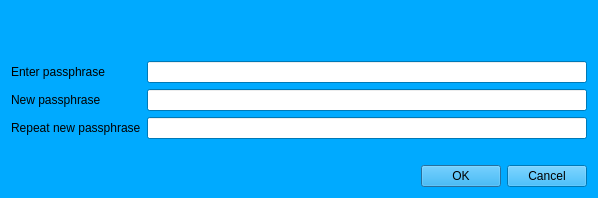
<?xml version="1.0" encoding="UTF-8"?>
<ui version="4.0">
 <class>AskPassphraseDialog</class>
 <widget class="QDialog" name="AskPassphraseDialog">
  <property name="geometry">
   <rect>
    <x>0</x>
    <y>0</y>
    <width>598</width>
    <height>198</height>
   </rect>
  </property>
  <property name="sizePolicy">
   <sizepolicy hsizetype="Preferred" vsizetype="Minimum">
    <horstretch>0</horstretch>
    <verstretch>0</verstretch>
   </sizepolicy>
  </property>
  <property name="minimumSize">
   <size>
    <width>550</width>
    <height>0</height>
   </size>
  </property>
  <property name="palette">
   <palette>
    <active>
     <colorrole role="WindowText">
      <brush brushstyle="SolidPattern">
       <color alpha="255">
        <red>0</red>
        <green>0</green>
        <blue>0</blue>
       </color>
      </brush>
     </colorrole>
     <colorrole role="Button">
      <brush brushstyle="SolidPattern">
       <color alpha="255">
        <red>0</red>
        <green>170</green>
        <blue>255</blue>
       </color>
      </brush>
     </colorrole>
     <colorrole role="Light">
      <brush brushstyle="SolidPattern">
       <color alpha="255">
        <red>127</red>
        <green>213</green>
        <blue>255</blue>
       </color>
      </brush>
     </colorrole>
     <colorrole role="Midlight">
      <brush brushstyle="SolidPattern">
       <color alpha="255">
        <red>63</red>
        <green>191</green>
        <blue>255</blue>
       </color>
      </brush>
     </colorrole>
     <colorrole role="Dark">
      <brush brushstyle="SolidPattern">
       <color alpha="255">
        <red>0</red>
        <green>85</green>
        <blue>127</blue>
       </color>
      </brush>
     </colorrole>
     <colorrole role="Mid">
      <brush brushstyle="SolidPattern">
       <color alpha="255">
        <red>0</red>
        <green>113</green>
        <blue>170</blue>
       </color>
      </brush>
     </colorrole>
     <colorrole role="Text">
      <brush brushstyle="SolidPattern">
       <color alpha="255">
        <red>0</red>
        <green>0</green>
        <blue>0</blue>
       </color>
      </brush>
     </colorrole>
     <colorrole role="BrightText">
      <brush brushstyle="SolidPattern">
       <color alpha="255">
        <red>255</red>
        <green>255</green>
        <blue>255</blue>
       </color>
      </brush>
     </colorrole>
     <colorrole role="ButtonText">
      <brush brushstyle="SolidPattern">
       <color alpha="255">
        <red>0</red>
        <green>0</green>
        <blue>0</blue>
       </color>
      </brush>
     </colorrole>
     <colorrole role="Base">
      <brush brushstyle="SolidPattern">
       <color alpha="255">
        <red>255</red>
        <green>255</green>
        <blue>255</blue>
       </color>
      </brush>
     </colorrole>
     <colorrole role="Window">
      <brush brushstyle="SolidPattern">
       <color alpha="255">
        <red>0</red>
        <green>170</green>
        <blue>255</blue>
       </color>
      </brush>
     </colorrole>
     <colorrole role="Shadow">
      <brush brushstyle="SolidPattern">
       <color alpha="255">
        <red>0</red>
        <green>0</green>
        <blue>0</blue>
       </color>
      </brush>
     </colorrole>
     <colorrole role="AlternateBase">
      <brush brushstyle="SolidPattern">
       <color alpha="255">
        <red>127</red>
        <green>212</green>
        <blue>255</blue>
       </color>
      </brush>
     </colorrole>
     <colorrole role="ToolTipBase">
      <brush brushstyle="SolidPattern">
       <color alpha="255">
        <red>255</red>
        <green>255</green>
        <blue>220</blue>
       </color>
      </brush>
     </colorrole>
     <colorrole role="ToolTipText">
      <brush brushstyle="SolidPattern">
       <color alpha="255">
        <red>0</red>
        <green>0</green>
        <blue>0</blue>
       </color>
      </brush>
     </colorrole>
    </active>
    <inactive>
     <colorrole role="WindowText">
      <brush brushstyle="SolidPattern">
       <color alpha="255">
        <red>0</red>
        <green>0</green>
        <blue>0</blue>
       </color>
      </brush>
     </colorrole>
     <colorrole role="Button">
      <brush brushstyle="SolidPattern">
       <color alpha="255">
        <red>0</red>
        <green>170</green>
        <blue>255</blue>
       </color>
      </brush>
     </colorrole>
     <colorrole role="Light">
      <brush brushstyle="SolidPattern">
       <color alpha="255">
        <red>127</red>
        <green>213</green>
        <blue>255</blue>
       </color>
      </brush>
     </colorrole>
     <colorrole role="Midlight">
      <brush brushstyle="SolidPattern">
       <color alpha="255">
        <red>63</red>
        <green>191</green>
        <blue>255</blue>
       </color>
      </brush>
     </colorrole>
     <colorrole role="Dark">
      <brush brushstyle="SolidPattern">
       <color alpha="255">
        <red>0</red>
        <green>85</green>
        <blue>127</blue>
       </color>
      </brush>
     </colorrole>
     <colorrole role="Mid">
      <brush brushstyle="SolidPattern">
       <color alpha="255">
        <red>0</red>
        <green>113</green>
        <blue>170</blue>
       </color>
      </brush>
     </colorrole>
     <colorrole role="Text">
      <brush brushstyle="SolidPattern">
       <color alpha="255">
        <red>0</red>
        <green>0</green>
        <blue>0</blue>
       </color>
      </brush>
     </colorrole>
     <colorrole role="BrightText">
      <brush brushstyle="SolidPattern">
       <color alpha="255">
        <red>255</red>
        <green>255</green>
        <blue>255</blue>
       </color>
      </brush>
     </colorrole>
     <colorrole role="ButtonText">
      <brush brushstyle="SolidPattern">
       <color alpha="255">
        <red>0</red>
        <green>0</green>
        <blue>0</blue>
       </color>
      </brush>
     </colorrole>
     <colorrole role="Base">
      <brush brushstyle="SolidPattern">
       <color alpha="255">
        <red>255</red>
        <green>255</green>
        <blue>255</blue>
       </color>
      </brush>
     </colorrole>
     <colorrole role="Window">
      <brush brushstyle="SolidPattern">
       <color alpha="255">
        <red>0</red>
        <green>170</green>
        <blue>255</blue>
       </color>
      </brush>
     </colorrole>
     <colorrole role="Shadow">
      <brush brushstyle="SolidPattern">
       <color alpha="255">
        <red>0</red>
        <green>0</green>
        <blue>0</blue>
       </color>
      </brush>
     </colorrole>
     <colorrole role="AlternateBase">
      <brush brushstyle="SolidPattern">
       <color alpha="255">
        <red>127</red>
        <green>212</green>
        <blue>255</blue>
       </color>
      </brush>
     </colorrole>
     <colorrole role="ToolTipBase">
      <brush brushstyle="SolidPattern">
       <color alpha="255">
        <red>255</red>
        <green>255</green>
        <blue>220</blue>
       </color>
      </brush>
     </colorrole>
     <colorrole role="ToolTipText">
      <brush brushstyle="SolidPattern">
       <color alpha="255">
        <red>0</red>
        <green>0</green>
        <blue>0</blue>
       </color>
      </brush>
     </colorrole>
    </inactive>
    <disabled>
     <colorrole role="WindowText">
      <brush brushstyle="SolidPattern">
       <color alpha="255">
        <red>0</red>
        <green>85</green>
        <blue>127</blue>
       </color>
      </brush>
     </colorrole>
     <colorrole role="Button">
      <brush brushstyle="SolidPattern">
       <color alpha="255">
        <red>0</red>
        <green>170</green>
        <blue>255</blue>
       </color>
      </brush>
     </colorrole>
     <colorrole role="Light">
      <brush brushstyle="SolidPattern">
       <color alpha="255">
        <red>127</red>
        <green>213</green>
        <blue>255</blue>
       </color>
      </brush>
     </colorrole>
     <colorrole role="Midlight">
      <brush brushstyle="SolidPattern">
       <color alpha="255">
        <red>63</red>
        <green>191</green>
        <blue>255</blue>
       </color>
      </brush>
     </colorrole>
     <colorrole role="Dark">
      <brush brushstyle="SolidPattern">
       <color alpha="255">
        <red>0</red>
        <green>85</green>
        <blue>127</blue>
       </color>
      </brush>
     </colorrole>
     <colorrole role="Mid">
      <brush brushstyle="SolidPattern">
       <color alpha="255">
        <red>0</red>
        <green>113</green>
        <blue>170</blue>
       </color>
      </brush>
     </colorrole>
     <colorrole role="Text">
      <brush brushstyle="SolidPattern">
       <color alpha="255">
        <red>0</red>
        <green>85</green>
        <blue>127</blue>
       </color>
      </brush>
     </colorrole>
     <colorrole role="BrightText">
      <brush brushstyle="SolidPattern">
       <color alpha="255">
        <red>255</red>
        <green>255</green>
        <blue>255</blue>
       </color>
      </brush>
     </colorrole>
     <colorrole role="ButtonText">
      <brush brushstyle="SolidPattern">
       <color alpha="255">
        <red>0</red>
        <green>85</green>
        <blue>127</blue>
       </color>
      </brush>
     </colorrole>
     <colorrole role="Base">
      <brush brushstyle="SolidPattern">
       <color alpha="255">
        <red>0</red>
        <green>170</green>
        <blue>255</blue>
       </color>
      </brush>
     </colorrole>
     <colorrole role="Window">
      <brush brushstyle="SolidPattern">
       <color alpha="255">
        <red>0</red>
        <green>170</green>
        <blue>255</blue>
       </color>
      </brush>
     </colorrole>
     <colorrole role="Shadow">
      <brush brushstyle="SolidPattern">
       <color alpha="255">
        <red>0</red>
        <green>0</green>
        <blue>0</blue>
       </color>
      </brush>
     </colorrole>
     <colorrole role="AlternateBase">
      <brush brushstyle="SolidPattern">
       <color alpha="255">
        <red>0</red>
        <green>170</green>
        <blue>255</blue>
       </color>
      </brush>
     </colorrole>
     <colorrole role="ToolTipBase">
      <brush brushstyle="SolidPattern">
       <color alpha="255">
        <red>255</red>
        <green>255</green>
        <blue>220</blue>
       </color>
      </brush>
     </colorrole>
     <colorrole role="ToolTipText">
      <brush brushstyle="SolidPattern">
       <color alpha="255">
        <red>0</red>
        <green>0</green>
        <blue>0</blue>
       </color>
      </brush>
     </colorrole>
    </disabled>
   </palette>
  </property>
  <property name="windowTitle">
   <string>Passphrase Dialog</string>
  </property>
  <layout class="QVBoxLayout" name="verticalLayout">
   <item>
    <widget class="QLabel" name="warningLabel">
     <property name="textFormat">
      <enum>Qt::RichText</enum>
     </property>
     <property name="wordWrap">
      <bool>true</bool>
     </property>
    </widget>
   </item>
   <item>
    <layout class="QFormLayout" name="formLayout">
     <property name="fieldGrowthPolicy">
      <enum>QFormLayout::AllNonFixedFieldsGrow</enum>
     </property>
     <item row="0" column="0">
      <widget class="QLabel" name="passLabel1">
       <property name="text">
        <string>Enter passphrase</string>
       </property>
      </widget>
     </item>
     <item row="0" column="1">
      <widget class="QLineEdit" name="passEdit1">
       <property name="echoMode">
        <enum>QLineEdit::Password</enum>
       </property>
      </widget>
     </item>
     <item row="1" column="0">
      <widget class="QLabel" name="passLabel2">
       <property name="text">
        <string>New passphrase</string>
       </property>
      </widget>
     </item>
     <item row="1" column="1">
      <widget class="QLineEdit" name="passEdit2">
       <property name="echoMode">
        <enum>QLineEdit::Password</enum>
       </property>
      </widget>
     </item>
     <item row="2" column="0">
      <widget class="QLabel" name="passLabel3">
       <property name="text">
        <string>Repeat new passphrase</string>
       </property>
      </widget>
     </item>
     <item row="2" column="1">
      <widget class="QLineEdit" name="passEdit3">
       <property name="echoMode">
        <enum>QLineEdit::Password</enum>
       </property>
      </widget>
     </item>
     <item row="3" column="1">
      <widget class="QLabel" name="capsLabel">
       <property name="font">
        <font>
         <weight>75</weight>
         <bold>true</bold>
        </font>
       </property>
       <property name="text">
        <string/>
       </property>
       <property name="alignment">
        <set>Qt::AlignCenter</set>
       </property>
      </widget>
     </item>
    </layout>
   </item>
   <item>
    <widget class="QDialogButtonBox" name="buttonBox">
     <property name="orientation">
      <enum>Qt::Horizontal</enum>
     </property>
     <property name="standardButtons">
      <set>QDialogButtonBox::Cancel|QDialogButtonBox::Ok</set>
     </property>
    </widget>
   </item>
  </layout>
 </widget>
 <resources/>
 <connections>
  <connection>
   <sender>buttonBox</sender>
   <signal>accepted()</signal>
   <receiver>AskPassphraseDialog</receiver>
   <slot>accept()</slot>
   <hints>
    <hint type="sourcelabel">
     <x>248</x>
     <y>254</y>
    </hint>
    <hint type="destinationlabel">
     <x>157</x>
     <y>274</y>
    </hint>
   </hints>
  </connection>
  <connection>
   <sender>buttonBox</sender>
   <signal>rejected()</signal>
   <receiver>AskPassphraseDialog</receiver>
   <slot>reject()</slot>
   <hints>
    <hint type="sourcelabel">
     <x>316</x>
     <y>260</y>
    </hint>
    <hint type="destinationlabel">
     <x>286</x>
     <y>274</y>
    </hint>
   </hints>
  </connection>
 </connections>
</ui>
